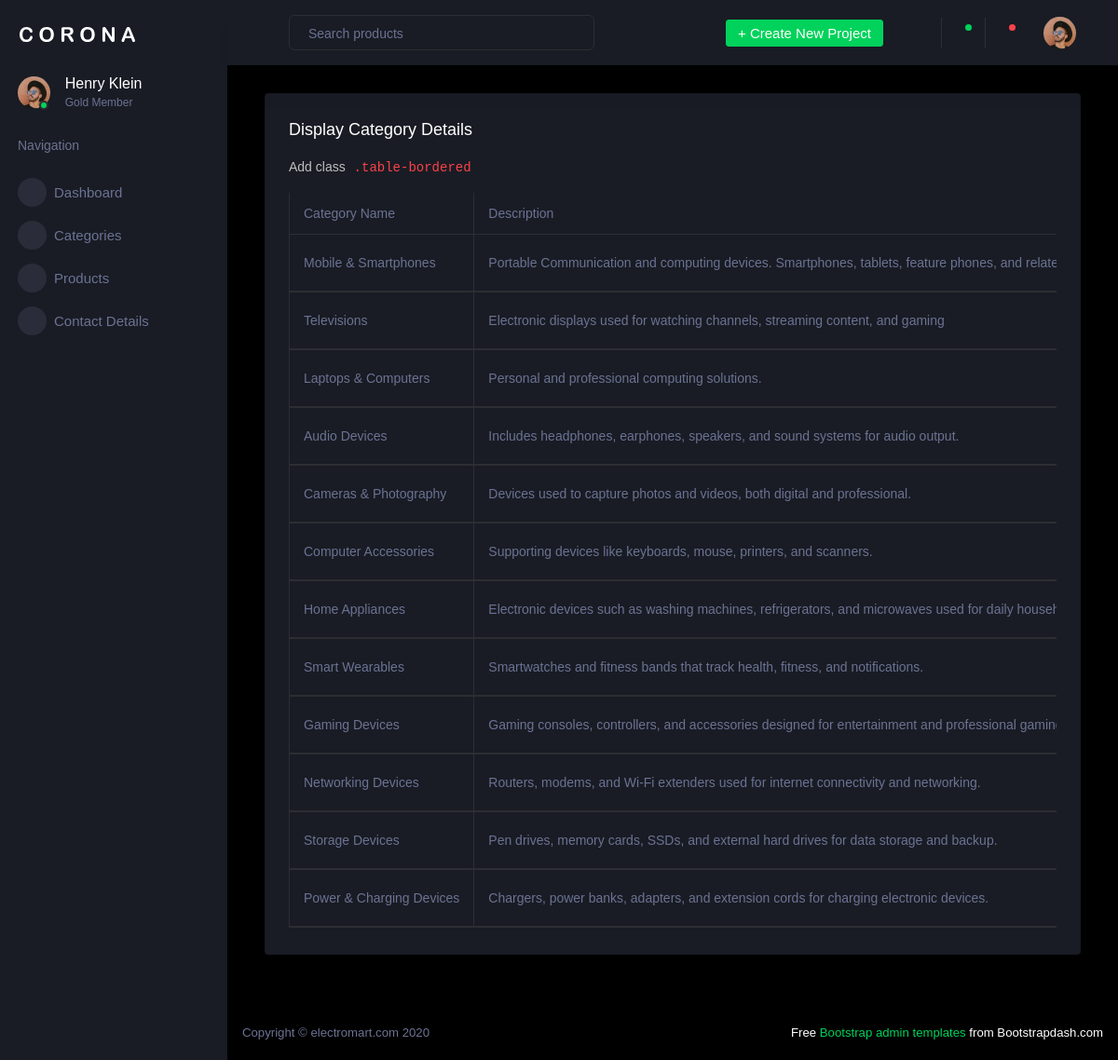
The app's page /AdminApp/display_category/ with its own data.
### AdminApp/models.py (models this page shows)
class CategoryDb(models.Model):
    Category_Name = models.CharField(max_length=100, null=True, blank=True)
    Description = models.CharField(max_length=100, null=True, blank=True)
    Image = models.ImageField(upload_to="category_image", null=True, blank=True)

### AdminApp/views.py (the view)
# urls.py: path('display_category/', views.display_category, name="display_category"),
def display_category(request):
    data = CategoryDb.objects.all()
    return render(request, "Display_Category.html", {'data':data})

### AdminApp/templates/Display_Category.html (shortened to what this page needs)
<!DOCTYPE html>
{% extends 'dashboard.html' %}
{% block content %}
<html lang="en">
<head>
</head>
<body>
<div class="col-lg-12 grid-margin stretch-card">
                <div class="card">
                  <div class="card-body">
                    <h4 class="card-title">Display Category Details</h4>
                    <p class="card-description"> Add class <code>.table-bordered</code>
                    </p>
                    <div class="table-responsive">
                      <table class="table table-bordered table-striped">
                        <thead>
                          <tr>
                            <th> Category Name </th>
                            <th> Description </th>
                          </tr>
                        {% for i in data %}
                          <tr>
                              <td>{{i.Category_Name}}</td>
                              <td>{{i.Description}}</td>
                      {% endfor %}
                        </thead>
                      </table>
                    </div>
                  </div>
                </div>
              </div>
</body>
</html>
{% endblock %}

### AdminApp/templates/dashboard.html (shortened to what this page needs)
<!DOCTYPE html>
{% load static %}
<html lang="en">
  <head>
    <link rel="stylesheet" href="{% static 'assets/vendors/mdi/css/materialdesignicons.min.css' %}">
    <link rel="stylesheet" href="{% static 'assets/vendors/css/vendor.bundle.base.css' %}">
    <link rel="stylesheet" href="{% static 'assets/vendors/jvectormap/jquery-jvectormap.css' %}">
    <link rel="stylesheet" href="{% static 'assets/vendors/flag-icon-css/css/flag-icon.min.css' %}">
    <link rel="stylesheet" href="{% static 'assets/vendors/owl-carousel-2/owl.carousel.min.css' %}">
    <link rel="stylesheet" href="{% static 'assets/vendors/owl-carousel-2/owl.theme.default.min.css' %}">
    <link rel="stylesheet" href="{% static 'assets/css/style.css' %}">
  </head>
  <body>
    <div class="container-scroller">
      <nav class="sidebar sidebar-offcanvas" id="sidebar">
        <div class="sidebar-brand-wrapper d-none d-lg-flex align-items-center justify-content-center fixed-top">
          <a class="sidebar-brand brand-logo" href="index.html"><img src="assets/images/logo.svg" alt="logo" /></a>
        </div>
        <ul class="nav">
          <li class="nav-item profile">
            <div class="profile-desc">
              <div class="profile-pic">
                <div class="count-indicator">
                  <img class="img-xs rounded-circle " src="assets/images/faces/face15.jpg" alt="">
                  <span class="count bg-success"></span>
                </div>
                <div class="profile-name">
                  <h5 class="mb-0 font-weight-normal">Henry Klein</h5>
                  <span>Gold Member</span>
                </div>
              </div>
              <a href="#" id="profile-dropdown" data-toggle="dropdown"><i class="mdi mdi-dots-vertical"></i></a>
            </div>
          </li>
          <li class="nav-item nav-category">
            <span class="nav-link">Navigation</span>
          </li>
          <li class="nav-item menu-items">
            <a class="nav-link" href="{% url 'dashboard' %}">
              <span class="menu-icon">
                <i class="mdi mdi-speedometer"></i>
              </span>
              <span class="menu-title">Dashboard</span>
            </a>
          </li>
          <li class="nav-item menu-items">
            <a class="nav-link" data-toggle="collapse" href="#ui-basic" aria-expanded="false" aria-controls="ui-basic">
              <span class="menu-icon">
                <i class="mdi mdi-laptop"></i>
              </span>
              <span class="menu-title">Categories</span>
              <i class="menu-arrow"></i>
            </a>
          </li>
          <li class="nav-item menu-items">
            <a class="nav-link" data-toggle="collapse" href="#auth" aria-expanded="false" aria-controls="auth">
              <span class="menu-icon">
                <i class="mdi mdi-security"></i>
              </span>
              <span class="menu-title">Products</span>
              <i class="menu-arrow"></i>
            </a>
          </li>
          <li class="nav-item menu-items">
            <a class="nav-link" data-toggle="collapse" href="#auth1" aria-expanded="false" aria-controls="auth">
              <span class="menu-icon">
                <i class="mdi mdi-security"></i>
              </span>
              <span class="menu-title">Contact Details</span>
              <i class="menu-arrow"></i>
            </a>
          </li>
        </ul>
      </nav>
      <div class="container-fluid page-body-wrapper">
        <nav class="navbar p-0 fixed-top d-flex flex-row">
          <div class="navbar-menu-wrapper flex-grow d-flex align-items-stretch">
            <button class="navbar-toggler navbar-toggler align-self-center" type="button" data-toggle="minimize">
              <span class="mdi mdi-menu"></span>
            </button>
            <ul class="navbar-nav w-100">
              <li class="nav-item w-100">
                <form class="nav-link mt-2 mt-md-0 d-none d-lg-flex search">
                  <input type="text" class="form-control" placeholder="Search products">
                </form>
              </li>
            </ul>
            <ul class="navbar-nav navbar-nav-right">
              <li class="nav-item dropdown d-none d-lg-block">
                <a class="nav-link btn btn-success create-new-button" id="createbuttonDropdown" data-toggle="dropdown" aria-expanded="false" href="#">+ Create New Project</a>
              </li>
              <li class="nav-item nav-settings d-none d-lg-block">
                <a class="nav-link" href="#">
                  <i class="mdi mdi-view-grid"></i>
                </a>
              </li>
              <li class="nav-item dropdown border-left">
                <a class="nav-link count-indicator dropdown-toggle" id="messageDropdown" href="#" data-toggle="dropdown" aria-expanded="false">
                  <i class="mdi mdi-email"></i>
                  <span class="count bg-success"></span>
                </a>
              </li>
              <li class="nav-item dropdown border-left">
                <a class="nav-link count-indicator dropdown-toggle" id="notificationDropdown" href="#" data-toggle="dropdown">
                  <i class="mdi mdi-bell"></i>
                  <span class="count bg-danger"></span>
                </a>
              </li>
              <li class="nav-item dropdown">
                <a class="nav-link" id="profileDropdown" href="#" data-toggle="dropdown">
                  <div class="navbar-profile">
                    <img class="img-xs rounded-circle" src="assets/images/faces/face15.jpg" alt="">
                    <i class="mdi mdi-menu-down d-none d-sm-block"></i>
                  </div>
                </a>
              </li>
            </ul>
          </div>
        </nav>
        <div class="main-panel">
          <div class="content-wrapper">
          {% block content %}{% endblock %}
          </div>
          <footer class="footer">
            <div class="d-sm-flex justify-content-center justify-content-sm-between">
              <span class="text-muted d-block text-center text-sm-left d-sm-inline-block">Copyright © electromart.com 2020</span>
              <span class="float-none float-sm-right d-block mt-1 mt-sm-0 text-center"> Free <a href="https://www.bootstrapdash.com/bootstrap-admin-template/" target="_blank">Bootstrap admin templates</a> from Bootstrapdash.com</span>
            </div>
          </footer>
        </div>
      </div>
    </div>
  </body>
</html>

### records on screen
CategoryDb: Category_Name "Mobile & Smartphones", Description "Portable Communication and computing devices. Smartphones, tablets, feature phones, and…"
CategoryDb: Category_Name "Televisions", Description "Electronic displays used for watching channels, streaming content, and gaming"
CategoryDb: Category_Name "Laptops & Computers", Description "Personal and professional computing solutions."
CategoryDb: Category_Name "Audio Devices", Description "Includes headphones, earphones, speakers, and sound systems for audio output."
CategoryDb: Category_Name "Cameras & Photography", Description "Devices used to capture photos and videos, both digital and professional."
CategoryDb: Category_Name "Computer Accessories", Description "Supporting devices like keyboards, mouse, printers, and scanners."
CategoryDb: Category_Name "Home Appliances", Description "Electronic devices such as washing machines, refrigerators, and microwaves used for daily…"
CategoryDb: Category_Name "Smart Wearables", Description "Smartwatches and fitness bands that track health, fitness, and notifications."
CategoryDb: Category_Name "Gaming Devices", Description "Gaming consoles, controllers, and accessories designed for entertainment and professional…"
CategoryDb: Category_Name "Networking Devices", Description "Routers, modems, and Wi-Fi extenders used for internet connectivity and networking."
CategoryDb: Category_Name "Storage Devices", Description "Pen drives, memory cards, SSDs, and external hard drives for data storage and backup."
CategoryDb: Category_Name "Power & Charging Devices", Description "Chargers, power banks, adapters, and extension cords for charging electronic devices."
